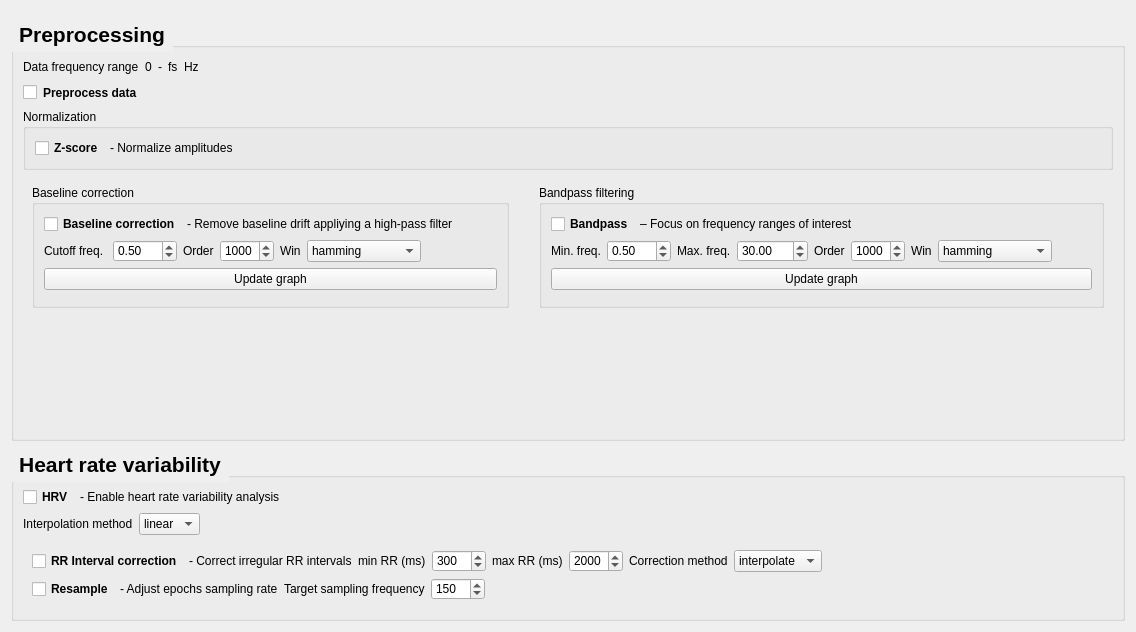
<?xml version="1.0" encoding="UTF-8"?>
<ui version="4.0">
 <class>Form</class>
 <widget class="QWidget" name="Form">
  <property name="geometry">
   <rect>
    <x>0</x>
    <y>0</y>
    <width>1136</width>
    <height>632</height>
   </rect>
  </property>
  <property name="windowTitle">
   <string>Form</string>
  </property>
  <property name="styleSheet">
   <string notr="true"/>
  </property>
  <layout class="QVBoxLayout" name="verticalLayout_3" stretch="0,0,0">
   <property name="spacing">
    <number>6</number>
   </property>
   <item>
    <widget class="QFrame" name="topContentWidget">
     <property name="styleSheet">
      <string notr="true">QFrame {
	border: none;
}</string>
     </property>
     <property name="frameShape">
      <enum>QFrame::StyledPanel</enum>
     </property>
     <property name="frameShadow">
      <enum>QFrame::Raised</enum>
     </property>
    </widget>
   </item>
   <item>
    <widget class="QGroupBox" name="Datapreprocessing">
     <property name="font">
      <font>
       <pointsize>16</pointsize>
       <weight>75</weight>
       <bold>true</bold>
      </font>
     </property>
     <property name="styleSheet">
      <string notr="true">QGroupBox#Datapreprocessing::title {
    subcontrol-origin: margin;
    subcontrol-position: top left; 
    padding: 5px;                 
    letter-spacing: 1px;

    color: qlineargradient(
        spread:pad, x1:0, y1:0, x2:1, y2:0,
        stop:0 #6a0dad, stop:1 #ec407a
    );
}

</string>
     </property>
     <property name="title">
      <string>Preprocessing</string>
     </property>
     <layout class="QVBoxLayout" name="verticalLayout_2">
      <item>
       <layout class="QHBoxLayout" name="horizontalLayout_7">
        <item>
         <widget class="QLabel" name="broadbandLabel">
          <property name="font">
           <font>
            <weight>50</weight>
            <bold>false</bold>
           </font>
          </property>
          <property name="text">
           <string>Data frequency range</string>
          </property>
         </widget>
        </item>
        <item>
         <widget class="QLabel" name="minbroadLabel">
          <property name="text">
           <string>0</string>
          </property>
         </widget>
        </item>
        <item>
         <widget class="QLabel" name="broadbandauxLabel">
          <property name="text">
           <string>-</string>
          </property>
         </widget>
        </item>
        <item>
         <widget class="QLabel" name="maxbroadLabel">
          <property name="text">
           <string>fs</string>
          </property>
         </widget>
        </item>
        <item>
         <widget class="QLabel" name="hzbroadbandLabel">
          <property name="text">
           <string>Hz</string>
          </property>
         </widget>
        </item>
        <item>
         <spacer name="horizontalSpacer_49">
          <property name="orientation">
           <enum>Qt::Horizontal</enum>
          </property>
          <property name="sizeHint" stdset="0">
           <size>
            <width>40</width>
            <height>20</height>
           </size>
          </property>
         </spacer>
        </item>
       </layout>
      </item>
      <item>
       <layout class="QHBoxLayout" name="preprocessing_selection">
        <item>
         <widget class="QCheckBox" name="preprocessingButton">
          <property name="text">
           <string/>
          </property>
         </widget>
        </item>
        <item>
         <widget class="QLabel" name="preprocessingLabel">
          <property name="font">
           <font>
            <weight>75</weight>
            <bold>true</bold>
           </font>
          </property>
          <property name="text">
           <string>Preprocess data</string>
          </property>
         </widget>
        </item>
        <item>
         <spacer name="horizontalSpacer">
          <property name="orientation">
           <enum>Qt::Horizontal</enum>
          </property>
          <property name="sizeHint" stdset="0">
           <size>
            <width>40</width>
            <height>20</height>
           </size>
          </property>
         </spacer>
        </item>
       </layout>
      </item>
      <item>
       <widget class="QGroupBox" name="normgroupBox">
        <property name="font">
         <font>
          <pointsize>9</pointsize>
         </font>
        </property>
        <property name="title">
         <string>Normalization</string>
        </property>
        <layout class="QVBoxLayout" name="verticalLayout">
         <item>
          <layout class="QHBoxLayout" name="horizontalLayout_3">
           <item>
            <widget class="QCheckBox" name="normCBox">
             <property name="font">
              <font>
               <weight>75</weight>
               <bold>true</bold>
              </font>
             </property>
             <property name="text">
              <string>Z-score</string>
             </property>
            </widget>
           </item>
           <item>
            <widget class="QLabel" name="normLabel">
             <property name="text">
              <string>- Normalize amplitudes</string>
             </property>
            </widget>
           </item>
           <item>
            <spacer name="horizontalSpacer_7">
             <property name="orientation">
              <enum>Qt::Horizontal</enum>
             </property>
             <property name="sizeHint" stdset="0">
              <size>
               <width>40</width>
               <height>20</height>
              </size>
             </property>
            </spacer>
           </item>
          </layout>
         </item>
        </layout>
       </widget>
      </item>
      <item>
       <layout class="QHBoxLayout" name="horizontalLayout_2" stretch="0,0,0">
        <property name="sizeConstraint">
         <enum>QLayout::SetFixedSize</enum>
        </property>
        <item>
         <widget class="QWidget" name="widget_3" native="true">
          <layout class="QVBoxLayout" name="verticalLayout_9">
           <item>
            <widget class="QGroupBox" name="baselinegroupBox">
             <property name="font">
              <font>
               <pointsize>9</pointsize>
              </font>
             </property>
             <property name="title">
              <string>Baseline correction</string>
             </property>
             <layout class="QVBoxLayout" name="verticalLayout_6">
              <item>
               <layout class="QHBoxLayout" name="CAR_filtering">
                <item>
                 <widget class="QCheckBox" name="baselineCBox">
                  <property name="font">
                   <font>
                    <weight>75</weight>
                    <bold>true</bold>
                   </font>
                  </property>
                  <property name="text">
                   <string>Baseline correction</string>
                  </property>
                 </widget>
                </item>
                <item>
                 <widget class="QLabel" name="baselineLabel">
                  <property name="font">
                   <font>
                    <weight>50</weight>
                    <bold>false</bold>
                   </font>
                  </property>
                  <property name="text">
                   <string>- Remove baseline drift appliying a high-pass filter</string>
                  </property>
                 </widget>
                </item>
                <item>
                 <spacer name="horizontalSpacer_4">
                  <property name="orientation">
                   <enum>Qt::Horizontal</enum>
                  </property>
                  <property name="sizeHint" stdset="0">
                   <size>
                    <width>40</width>
                    <height>20</height>
                   </size>
                  </property>
                 </spacer>
                </item>
               </layout>
              </item>
              <item>
               <layout class="QHBoxLayout" name="horizontalLayout_9">
                <item>
                 <widget class="QLabel" name="cutoffbaselineLabel">
                  <property name="text">
                   <string>Cutoff freq. </string>
                  </property>
                 </widget>
                </item>
                <item>
                 <widget class="QDoubleSpinBox" name="cutoffbaselineBox">
                  <property name="minimum">
                   <double>0.100000000000000</double>
                  </property>
                  <property name="maximum">
                   <double>999.990000000000009</double>
                  </property>
                  <property name="value">
                   <double>0.500000000000000</double>
                  </property>
                 </widget>
                </item>
                <item>
                 <widget class="QLabel" name="orderbaselineLabel">
                  <property name="text">
                   <string>Order</string>
                  </property>
                 </widget>
                </item>
                <item>
                 <widget class="QSpinBox" name="orderbaselineBox">
                  <property name="minimum">
                   <number>1</number>
                  </property>
                  <property name="maximum">
                   <number>9999</number>
                  </property>
                  <property name="value">
                   <number>1000</number>
                  </property>
                 </widget>
                </item>
                <item>
                 <widget class="QLabel" name="winbaselineLabel">
                  <property name="text">
                   <string>Win</string>
                  </property>
                 </widget>
                </item>
                <item>
                 <widget class="QComboBox" name="winbaselineBox">
                  <property name="currentIndex">
                   <number>9</number>
                  </property>
                  <item>
                   <property name="text">
                    <string>barthann</string>
                   </property>
                  </item>
                  <item>
                   <property name="text">
                    <string>bartlett</string>
                   </property>
                  </item>
                  <item>
                   <property name="text">
                    <string>backman</string>
                   </property>
                  </item>
                  <item>
                   <property name="text">
                    <string>blackmanharris</string>
                   </property>
                  </item>
                  <item>
                   <property name="text">
                    <string>bohman</string>
                   </property>
                  </item>
                  <item>
                   <property name="text">
                    <string>boxcar</string>
                   </property>
                  </item>
                  <item>
                   <property name="text">
                    <string>cosine</string>
                   </property>
                  </item>
                  <item>
                   <property name="text">
                    <string>exponential</string>
                   </property>
                  </item>
                  <item>
                   <property name="text">
                    <string>flattop</string>
                   </property>
                  </item>
                  <item>
                   <property name="text">
                    <string>hamming</string>
                   </property>
                  </item>
                  <item>
                   <property name="text">
                    <string>hann</string>
                   </property>
                  </item>
                  <item>
                   <property name="text">
                    <string>lanczos</string>
                   </property>
                  </item>
                  <item>
                   <property name="text">
                    <string>nuttall</string>
                   </property>
                  </item>
                  <item>
                   <property name="text">
                    <string>parzen</string>
                   </property>
                  </item>
                  <item>
                   <property name="text">
                    <string>taylor</string>
                   </property>
                  </item>
                  <item>
                   <property name="text">
                    <string>triang</string>
                   </property>
                  </item>
                  <item>
                   <property name="text">
                    <string>tukey</string>
                   </property>
                  </item>
                 </widget>
                </item>
                <item>
                 <spacer name="horizontalSpacer_8">
                  <property name="orientation">
                   <enum>Qt::Horizontal</enum>
                  </property>
                  <property name="sizeHint" stdset="0">
                   <size>
                    <width>40</width>
                    <height>20</height>
                   </size>
                  </property>
                 </spacer>
                </item>
               </layout>
              </item>
              <item>
               <widget class="QPushButton" name="drawbaselineButton">
                <property name="text">
                 <string>Update graph</string>
                </property>
               </widget>
              </item>
              <item>
               <widget class="QWidget" name="baselinePlotWidget" native="true"/>
              </item>
             </layout>
            </widget>
           </item>
           <item>
            <spacer name="verticalSpacer">
             <property name="orientation">
              <enum>Qt::Vertical</enum>
             </property>
             <property name="sizeHint" stdset="0">
              <size>
               <width>20</width>
               <height>40</height>
              </size>
             </property>
            </spacer>
           </item>
          </layout>
         </widget>
        </item>
        <item>
         <widget class="QWidget" name="widget_4" native="true"/>
        </item>
        <item>
         <widget class="QWidget" name="widget" native="true">
          <layout class="QVBoxLayout" name="verticalLayout_5">
           <item>
            <widget class="QGroupBox" name="bpgroupBox">
             <property name="font">
              <font>
               <pointsize>9</pointsize>
              </font>
             </property>
             <property name="title">
              <string>Bandpass filtering</string>
             </property>
             <layout class="QVBoxLayout" name="verticalLayout_7">
              <item>
               <layout class="QHBoxLayout" name="horizontalLayout_5">
                <item>
                 <widget class="QCheckBox" name="bpCBox">
                  <property name="font">
                   <font>
                    <weight>75</weight>
                    <bold>true</bold>
                   </font>
                  </property>
                  <property name="text">
                   <string>Bandpass</string>
                  </property>
                 </widget>
                </item>
                <item>
                 <widget class="QLabel" name="bpLabel">
                  <property name="font">
                   <font>
                    <weight>50</weight>
                    <bold>false</bold>
                   </font>
                  </property>
                  <property name="text">
                   <string>– Focus on frequency ranges of interest</string>
                  </property>
                 </widget>
                </item>
                <item>
                 <spacer name="horizontalSpacer_2">
                  <property name="orientation">
                   <enum>Qt::Horizontal</enum>
                  </property>
                  <property name="sizeHint" stdset="0">
                   <size>
                    <width>40</width>
                    <height>20</height>
                   </size>
                  </property>
                 </spacer>
                </item>
               </layout>
              </item>
              <item>
               <layout class="QHBoxLayout" name="horizontalLayout_6">
                <item>
                 <widget class="QLabel" name="bpminfreqLabel">
                  <property name="text">
                   <string>Min. freq.</string>
                  </property>
                 </widget>
                </item>
                <item>
                 <widget class="QDoubleSpinBox" name="minfreqbpBox">
                  <property name="styleSheet">
                   <string notr="true"/>
                  </property>
                  <property name="minimum">
                   <double>0.100000000000000</double>
                  </property>
                  <property name="maximum">
                   <double>999.990000000000009</double>
                  </property>
                  <property name="singleStep">
                   <double>0.100000000000000</double>
                  </property>
                  <property name="value">
                   <double>0.500000000000000</double>
                  </property>
                 </widget>
                </item>
                <item>
                 <widget class="QLabel" name="bpmaxfreqLabel">
                  <property name="text">
                   <string>Max. freq.</string>
                  </property>
                 </widget>
                </item>
                <item>
                 <widget class="QDoubleSpinBox" name="maxfreqbpBox">
                  <property name="styleSheet">
                   <string notr="true"/>
                  </property>
                  <property name="minimum">
                   <double>0.200000000000000</double>
                  </property>
                  <property name="maximum">
                   <double>9999.989999999999782</double>
                  </property>
                  <property name="value">
                   <double>30.000000000000000</double>
                  </property>
                 </widget>
                </item>
                <item>
                 <widget class="QLabel" name="orderbpLabel">
                  <property name="text">
                   <string>Order</string>
                  </property>
                 </widget>
                </item>
                <item>
                 <widget class="QSpinBox" name="orderbpBox">
                  <property name="styleSheet">
                   <string notr="true"/>
                  </property>
                  <property name="minimum">
                   <number>1</number>
                  </property>
                  <property name="maximum">
                   <number>9999</number>
                  </property>
                  <property name="singleStep">
                   <number>10</number>
                  </property>
                  <property name="value">
                   <number>1000</number>
                  </property>
                 </widget>
                </item>
                <item>
                 <widget class="QLabel" name="winbpLabel">
                  <property name="text">
                   <string>Win</string>
                  </property>
                 </widget>
                </item>
                <item>
                 <widget class="QComboBox" name="winbpBox">
                  <property name="currentIndex">
                   <number>9</number>
                  </property>
                  <item>
                   <property name="text">
                    <string>barthann</string>
                   </property>
                  </item>
                  <item>
                   <property name="text">
                    <string>bartlett</string>
                   </property>
                  </item>
                  <item>
                   <property name="text">
                    <string>backman</string>
                   </property>
                  </item>
                  <item>
                   <property name="text">
                    <string>blackmanharris</string>
                   </property>
                  </item>
                  <item>
                   <property name="text">
                    <string>bohman</string>
                   </property>
                  </item>
                  <item>
                   <property name="text">
                    <string>boxcar</string>
                   </property>
                  </item>
                  <item>
                   <property name="text">
                    <string>cosine</string>
                   </property>
                  </item>
                  <item>
                   <property name="text">
                    <string>exponential</string>
                   </property>
                  </item>
                  <item>
                   <property name="text">
                    <string>flattop</string>
                   </property>
                  </item>
                  <item>
                   <property name="text">
                    <string>hamming</string>
                   </property>
                  </item>
                  <item>
                   <property name="text">
                    <string>hann</string>
                   </property>
                  </item>
                  <item>
                   <property name="text">
                    <string>lanczos</string>
                   </property>
                  </item>
                  <item>
                   <property name="text">
                    <string>nuttall</string>
                   </property>
                  </item>
                  <item>
                   <property name="text">
                    <string>parzen</string>
                   </property>
                  </item>
                  <item>
                   <property name="text">
                    <string>taylor</string>
                   </property>
                  </item>
                  <item>
                   <property name="text">
                    <string>triang</string>
                   </property>
                  </item>
                  <item>
                   <property name="text">
                    <string>tukey</string>
                   </property>
                  </item>
                 </widget>
                </item>
                <item>
                 <spacer name="horizontalSpacer_9">
                  <property name="orientation">
                   <enum>Qt::Horizontal</enum>
                  </property>
                  <property name="sizeHint" stdset="0">
                   <size>
                    <width>40</width>
                    <height>20</height>
                   </size>
                  </property>
                 </spacer>
                </item>
               </layout>
              </item>
              <item>
               <widget class="QPushButton" name="drawbpButton">
                <property name="text">
                 <string>Update graph</string>
                </property>
               </widget>
              </item>
              <item>
               <widget class="QWidget" name="bandpassPlotWidget" native="true"/>
              </item>
             </layout>
            </widget>
           </item>
           <item>
            <spacer name="verticalSpacer_2">
             <property name="orientation">
              <enum>Qt::Vertical</enum>
             </property>
             <property name="sizeHint" stdset="0">
              <size>
               <width>20</width>
               <height>40</height>
              </size>
             </property>
            </spacer>
           </item>
          </layout>
         </widget>
        </item>
       </layout>
      </item>
     </layout>
    </widget>
   </item>
   <item>
    <widget class="QGroupBox" name="bandsegmentation">
     <property name="sizePolicy">
      <sizepolicy hsizetype="Preferred" vsizetype="Fixed">
       <horstretch>0</horstretch>
       <verstretch>0</verstretch>
      </sizepolicy>
     </property>
     <property name="minimumSize">
      <size>
       <width>0</width>
       <height>100</height>
      </size>
     </property>
     <property name="font">
      <font>
       <pointsize>16</pointsize>
       <weight>75</weight>
       <bold>true</bold>
      </font>
     </property>
     <property name="styleSheet">
      <string notr="true">QGroupBox::title {
    subcontrol-origin: margin;
    subcontrol-position: top left; 
    padding: 5px;                 
    letter-spacing: 1px;
    
    color: qlineargradient(
        spread:pad, x1:0, y1:0, x2:1, y2:0,
        stop:0 #6a0dad, stop:1 #ec407a
    );
}</string>
     </property>
     <property name="title">
      <string>Heart rate variability</string>
     </property>
     <layout class="QVBoxLayout" name="verticalLayout_8" stretch="1,0,0">
      <property name="sizeConstraint">
       <enum>QLayout::SetDefaultConstraint</enum>
      </property>
      <item>
       <layout class="QHBoxLayout" name="band_segmentation_selection">
        <item>
         <widget class="QCheckBox" name="hrvCBox">
          <property name="font">
           <font>
            <weight>75</weight>
            <bold>true</bold>
           </font>
          </property>
          <property name="text">
           <string>HRV</string>
          </property>
         </widget>
        </item>
        <item>
         <widget class="QLabel" name="hrvLabel">
          <property name="text">
           <string>- Enable heart rate variability analysis</string>
          </property>
         </widget>
        </item>
        <item>
         <spacer name="horizontalSpacer_3">
          <property name="orientation">
           <enum>Qt::Horizontal</enum>
          </property>
          <property name="sizeHint" stdset="0">
           <size>
            <width>40</width>
            <height>20</height>
           </size>
          </property>
         </spacer>
        </item>
       </layout>
      </item>
      <item>
       <layout class="QHBoxLayout" name="horizontalLayout_8">
        <item>
         <widget class="QLabel" name="hrvinterpolLabel">
          <property name="text">
           <string>Interpolation method</string>
          </property>
         </widget>
        </item>
        <item>
         <widget class="QComboBox" name="hrvinterpolBox">
          <item>
           <property name="text">
            <string>linear</string>
           </property>
          </item>
          <item>
           <property name="text">
            <string>cubic</string>
           </property>
          </item>
         </widget>
        </item>
        <item>
         <spacer name="horizontalSpacer_10">
          <property name="orientation">
           <enum>Qt::Horizontal</enum>
          </property>
          <property name="sizeHint" stdset="0">
           <size>
            <width>40</width>
            <height>20</height>
           </size>
          </property>
         </spacer>
        </item>
       </layout>
      </item>
      <item>
       <widget class="QWidget" name="widget_2" native="true">
        <layout class="QVBoxLayout" name="verticalLayout_4">
         <item>
          <layout class="QHBoxLayout" name="horizontalLayout_10">
           <item>
            <widget class="QCheckBox" name="rrcorrectionCBox">
             <property name="font">
              <font>
               <weight>75</weight>
               <bold>true</bold>
              </font>
             </property>
             <property name="text">
              <string>RR Interval correction</string>
             </property>
            </widget>
           </item>
           <item>
            <widget class="QLabel" name="rrcorrectionLabel">
             <property name="text">
              <string>- Correct irregular RR intervals</string>
             </property>
            </widget>
           </item>
           <item>
            <widget class="QLabel" name="minrrLabel">
             <property name="text">
              <string>min RR (ms)</string>
             </property>
            </widget>
           </item>
           <item>
            <widget class="QSpinBox" name="minrrBox">
             <property name="minimum">
              <number>1</number>
             </property>
             <property name="maximum">
              <number>9999</number>
             </property>
             <property name="value">
              <number>300</number>
             </property>
            </widget>
           </item>
           <item>
            <widget class="QLabel" name="maxrrLabel">
             <property name="text">
              <string>max RR (ms)</string>
             </property>
            </widget>
           </item>
           <item>
            <widget class="QSpinBox" name="maxrrBox">
             <property name="minimum">
              <number>1</number>
             </property>
             <property name="maximum">
              <number>9999</number>
             </property>
             <property name="value">
              <number>2000</number>
             </property>
            </widget>
           </item>
           <item>
            <widget class="QLabel" name="rrmethodLabel">
             <property name="text">
              <string>Correction method</string>
             </property>
            </widget>
           </item>
           <item>
            <widget class="QComboBox" name="rrmethodBox">
             <property name="sizePolicy">
              <sizepolicy hsizetype="Preferred" vsizetype="MinimumExpanding">
               <horstretch>0</horstretch>
               <verstretch>0</verstretch>
              </sizepolicy>
             </property>
             <property name="minimumSize">
              <size>
               <width>4</width>
               <height>0</height>
              </size>
             </property>
             <property name="currentIndex">
              <number>2</number>
             </property>
             <item>
              <property name="text">
               <string>remove</string>
              </property>
             </item>
             <item>
              <property name="text">
               <string>replace</string>
              </property>
             </item>
             <item>
              <property name="text">
               <string>interpolate</string>
              </property>
             </item>
            </widget>
           </item>
           <item>
            <spacer name="horizontalSpacer_6">
             <property name="orientation">
              <enum>Qt::Horizontal</enum>
             </property>
             <property name="sizeHint" stdset="0">
              <size>
               <width>40</width>
               <height>20</height>
              </size>
             </property>
            </spacer>
           </item>
          </layout>
         </item>
         <item>
          <layout class="QHBoxLayout" name="horizontalLayout_4">
           <item>
            <widget class="QCheckBox" name="resampleCBox">
             <property name="font">
              <font>
               <weight>75</weight>
               <bold>true</bold>
              </font>
             </property>
             <property name="text">
              <string>Resample</string>
             </property>
            </widget>
           </item>
           <item>
            <widget class="QLabel" name="resampleLabel">
             <property name="text">
              <string>- Adjust epochs sampling rate</string>
             </property>
            </widget>
           </item>
           <item>
            <widget class="QLabel" name="newfsLabel">
             <property name="text">
              <string>Target sampling frequency</string>
             </property>
            </widget>
           </item>
           <item>
            <widget class="QSpinBox" name="resamplefsBox">
             <property name="minimum">
              <number>1</number>
             </property>
             <property name="maximum">
              <number>9999</number>
             </property>
             <property name="value">
              <number>150</number>
             </property>
            </widget>
           </item>
           <item>
            <spacer name="horizontalSpacer_5">
             <property name="orientation">
              <enum>Qt::Horizontal</enum>
             </property>
             <property name="sizeHint" stdset="0">
              <size>
               <width>40</width>
               <height>20</height>
              </size>
             </property>
            </spacer>
           </item>
          </layout>
         </item>
        </layout>
       </widget>
      </item>
     </layout>
    </widget>
   </item>
  </layout>
 </widget>
 <resources/>
 <connections/>
</ui>
